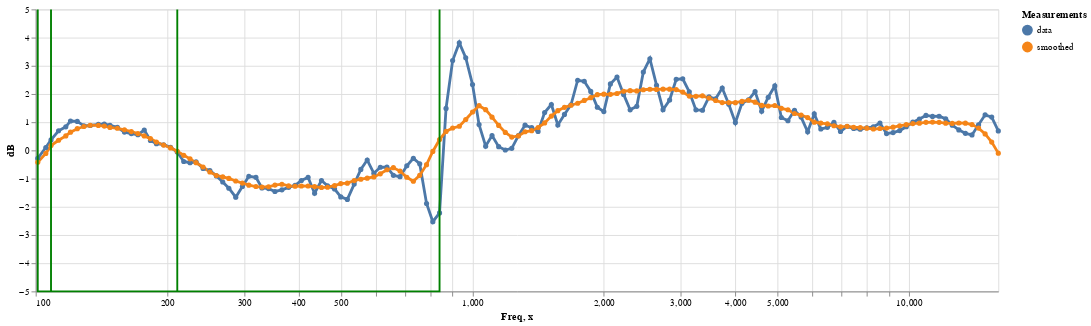

This figure's notebook cell:
### Code cell
graph_target + alt.Chart(df_zones).mark_line().encode(x=alt.X("x:Q"), y=alt.Y("y:Q"), color=alt.value("green"))

### Figure 1 — Vega-Lite specification as saved in the notebook (floating-point values rounded to 4 significant figures; data arrays with more than 128 entries replaced by an {"elided": "..."} marker saying what was removed)
{"config": {"view": {"continuousWidth": 400, "continuousHeight": 300}}, "layer": [{"data": {"name": "data-fec3c4e52813c282f1fadc913b44137d"}, "mark": {"type": "line", "point": true, "size": 3}, "encoding": {"color": {"field": "Measurements", "type": "nominal"}, "x": {"field": "Freq", "scale": {"domain": [100, 16000], "nice": false, "type": "log"}, "type": "quantitative"}, "y": {"field": "dB", "scale": {"domain": [-5, 5], "nice": false, "zero": false}, "title": "dB", "type": "quantitative"}}, "width": 1024}, {"data": {"name": "data-651233338e5388699c1cb4ffda56624e"}, "mark": "line", "encoding": {"color": {"value": "green"}, "x": {"field": "x", "type": "quantitative"}, "y": {"field": "y", "type": "quantitative"}}}], "$schema": "https://vega.github.io/schema/vega-lite/v4.17.0.json", "datasets": {"data-fec3c4e52813c282f1fadc913b44137d": {"elided": "294 records"}, "data-651233338e5388699c1cb4ffda56624e": [{"x": 101.1, "y": -5}, {"x": 101.1, "y": 5}, {"x": 101.1, "y": -5}, {"x": 108.4, "y": -5}, {"x": 108.4, "y": 5}, {"x": 108.4, "y": -5}, {"x": 210.9, "y": -5}, {"x": 210.9, "y": 5}, {"x": 210.9, "y": -5}, {"x": 840.8, "y": -5}, {"x": 840.8, "y": 5}, {"x": 840.8, "y": -5}]}}
